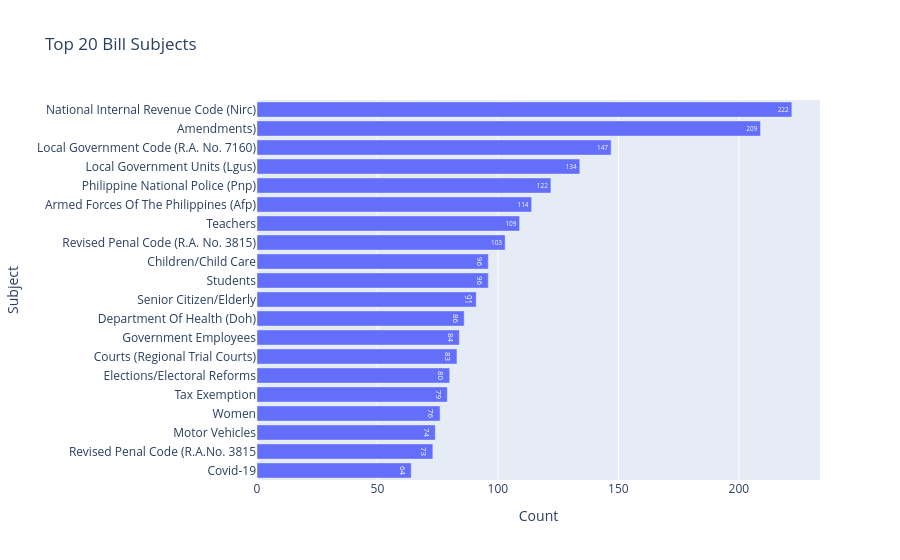

The notebook cell this image was saved under:
### Code cell
import pandas as pd
import plotly.express as px

def plot_subject_distribution(df):
    # Split subjects into rows
    subjects = (
        df['subjects']
        .dropna()
        .str.split(';')
        .explode()
        .str.strip()
        .str.title()
    )
    
    # Count frequencies
    subject_counts = subjects.value_counts().reset_index()
    subject_counts.columns = ['Subject', 'Count']
    
    # Plot
    fig = px.bar(
        subject_counts.sort_values('Count', ascending=False).head(20),
        x='Count',
        y='Subject',
        orientation='h',
        title="Top 20 Bill Subjects",
        text='Count'
    )
    fig.update_layout(yaxis={'categoryorder':'total ascending'})
    fig.show()

# Example usage:
plot_subject_distribution(df)

### Figure 1 — Plotly figure (JSON) as saved in the notebook; plotly's stock layout.template omitted (floating-point values rounded to 4 significant figures)
{"data": [{"hovertemplate": "Count=%{text}<br>Subject=%{y}<extra></extra>", "legendgroup": "", "marker": {"color": "#636efa", "pattern": {"shape": ""}}, "name": "", "orientation": "h", "showlegend": false, "text": [222.0, 209.0, 147.0, 134.0, 122.0, 114.0, 109.0, 103.0, 96.0, 96.0, 91.0, 86.0, 84.0, 83.0, 80.0, 79.0, 76.0, 74.0, 73.0, 64.0], "textposition": "auto", "type": "bar", "x": [222, 209, 147, 134, 122, 114, 109, 103, 96, 96, 91, 86, 84, 83, 80, 79, 76, 74, 73, 64], "xaxis": "x", "y": ["National Internal Revenue Code (Nirc)", "Amendments)", "Local Government Code (R.A. No. 7160)", "Local Government Units (Lgus)", "Philippine National Police (Pnp)", "Armed Forces Of The Philippines (Afp)", "Teachers", "Revised Penal Code (R.A. No. 3815)", "Students", "Children/Child Care", "Senior Citizen/Elderly", "Department Of Health (Doh)", "Government Employees", "Courts (Regional Trial Courts)", "Elections/Electoral Reforms", "Tax Exemption", "Women", "Motor Vehicles", "Revised Penal Code (R.A.No. 3815", "Covid-19"], "yaxis": "y"}], "layout": {"barmode": "relative", "legend": {"tracegroupgap": 0}, "title": {"text": "Top 20 Bill Subjects"}, "xaxis": {"anchor": "y", "domain": [0, 1], "title": {"text": "Count"}}, "yaxis": {"anchor": "x", "categoryorder": "total ascending", "domain": [0, 1], "title": {"text": "Subject"}}}}
